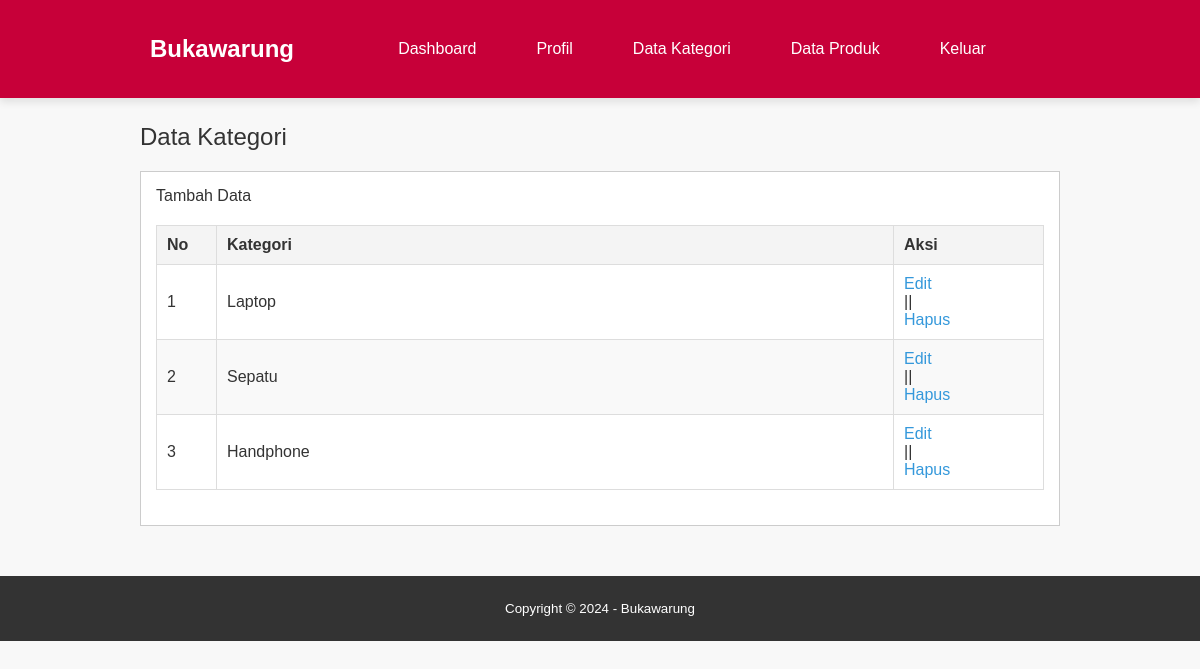
The page /data_kategori.php (signed in) on the database its author committed.
### tables this page shows
CREATE TABLE `tb_category` (
  `category_id` int(11) NOT NULL,
  `category_name` varchar(25) NOT NULL
);

### data_kategori.php (the view, shortened to what this page needs)
<?php
include 'db.php';
?>
<!DOCTYPE html>
<html>
<head>
    <link rel="stylesheet" type="text/css" href="style.css?v=<?php echo time(); ?>">
</head>
<body>
</head>
<body>
    <header>
        <div class="container">
            <h1><a href="dashboard.php">Bukawarung</a></h1>
            <ul>
                <li><a href="dashboard.php">Dashboard</a></li>
                <li><a href="profil.php">Profil</a></li>
                <li><a href="data_kategori.php">Data Kategori</a></li>
                <li><a href="data_produk.php">Data Produk</a></li>
                <li><a href="logout.php">Keluar</a></li>
            </ul>
        </div>
    </header>
    <div class="section">
        <div class="container">
            <h3>Data Kategori</h3>
            <div class="box">
                <p><a href="tambah_kategori.php">Tambah Data</a></p>
                <table border="1" cellspacing="0" class="table">
                    <thead>
                        <tr>
                            <th width="60px">No</th>
                            <th>Kategori</th>
                            <th width="150px">Aksi</th>
                        </tr>
                    </thead>
                    <tbody>
                    <?php
                        $no = 1;
                        $kategori = mysqli_query($conn, "SELECT * FROM tb_category ORDER BY category_id DESC");
                        if(mysqli_num_rows($kategori) > 0){
                            while($row = mysqli_fetch_assoc($kategori)){
                    ?>
                        <tr>
                            <td><?php echo $no++ ?></td>
                            <td><?php echo htmlspecialchars($row['category_name']) ?></td>
                            <td>
                                <a href="edit_kategori.php?id=<?php echo $row['category_id'] ?>">Edit</a> ||
                                <a href="hapus_kategori.php?idk=<?php echo $row['category_id']; ?>" onclick="return confirm('Apakah Anda Yakin ingin Menghapus?')">Hapus</a>
                            </td>
                        </tr>
                    <?php }} else { ?>
                        <tr>
                            <td colspan="3">Tidak ada data</td>
                        </tr>
                    <?php } ?>
                    </tbody>
                </table>
            </div>
        </div>
    </div>
    <footer>
        <div class="container">
            <small>Copyright &copy; 2024 - Bukawarung</small>
        </div>
    </footer>
</body>
</html>

### css/style.css (style rules this page uses)
* { margin: 0; padding: 0; box-sizing: border-box; font-family: "Roboto", sans-serif; }
body { background-color: #f8f8f8; color: #333; }
header { background-color: #c70039; color: white; padding: 20px 0; box-shadow: 0 4px 8px rgba(0, 0, 0, 0.1); }
header .container { display: flex; justify-content: space-between; align-items: center; max-width: 1200px; margin: 0 auto; padding: 0 20px; }
header h1 a { text-decoration: none; color: white; font-size: 24px; font-weight: 700; }
header ul { list-style: none; display: flex; }
header ul li { margin-left: 20px; }
header ul li a { text-decoration: none; color: white; font-size: 16px; transition: color 0.3s; }
.section { padding: 50px 0; }
.section .container { max-width: 1200px; margin: 0 auto; padding: 0 20px; }
.section h3 { margin-bottom: 20px; font-size: 24px; font-weight: 500; color: #333; }
.box { display: flex; flex-wrap: wrap; gap: 20px; }
a { text-decoration: none; color: inherit; display: block; transition: transform 0.3s, box-shadow 0.3s; }
footer { padding: 25px 0; background-color: #333; color: #fff; text-align: center; }
footer .container { display: flex; flex-direction: column; align-items: center; justify-content: center; }

### data_kategori.php (style rules this page uses)
* { padding: 0; margin: 0; font-family: sans-serif; }
body { background-color: #f8f8f8; }
a { color: inherit; text-decoration: none; }
header { background-color: #c70039; color: #fff; }
header h1 { float: left; padding: 10px; }
header ul { float: right; }
header ul li { display: inline-block; }
header ul li a { padding: 20px 20px; display: inline-block; }
footer { padding: 25px 0; }
.container { width: 80%; margin: auto; }
.container:after { content: ""; display: block; clear: both; }
.section { padding: 25px 0; }
.box { background-color: #fff; border: 1px solid #ccc; padding: 15px; box-sizing: border-box; margin: 10px 0 25px 0; }
.table { width: 100%; border-collapse: collapse; margin-bottom: 20px; }
.table th, .table td { padding: 10px; text-align: left; border: 1px solid #ddd; }
.table th { background-color: #f4f4f4; }
.table tr:nth-child(even) { background-color: #f9f9f9; }
.table a { color: #3498db; text-decoration: none; }

### rows shown on the page
tb_category: category_name "Laptop"
tb_category: category_name "Sepatu"
tb_category: category_name "Handphone"
